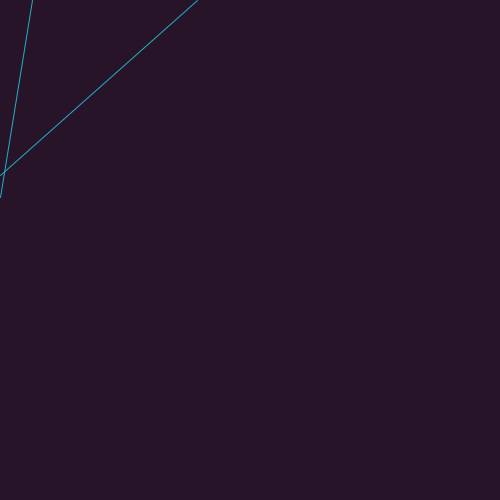
Frame 1 (no input)
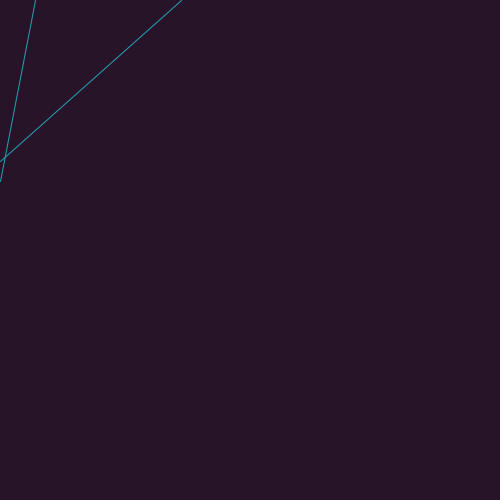
Frame 60 (the mouse pressed at the canvas centre just before this capture)
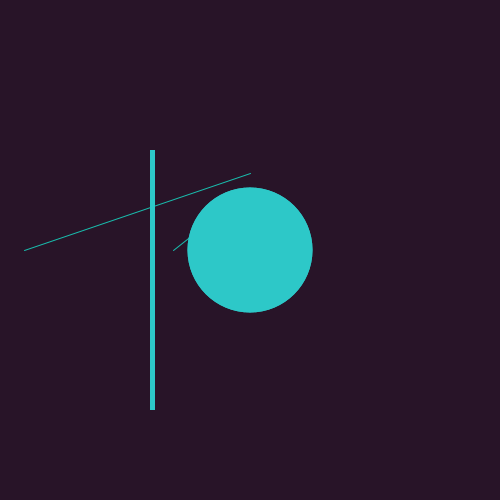
Frame 120 (the mouse held since frame 60 and released just before this capture)

The Processing sketch that drew these frames (run headless with seeded random() and noise(); from frame 60 on, the mouse is pressed at the canvas centre):

// Processing sketch: processing_99577
// ── processing_99577.pde

void setup()
{
  size(500,500);
}
 
void draw()
{
   
   
  background(40,20,40);
   
  int a= int(random(20,40));
  int b= int(random(150,250));
  int c= int(random(150,200));
   
  stroke(a,b,c);
  line(mouseX,b,c,mouseY);
  line(mouseX,c,a,mouseY);
   
  frameRate(20);
   
  noStroke();

   
  float x;
  float ix;
  float y;
  float iy;
  x=mouseX;
  ix=width-mouseX;
  y=mouseY;
  iy=height-mouseY;
  fill(45,200,200,ix+10);
  ellipse(ix,height/2,mouseX/2,mouseX/2);
  
  fill(45,200,200,iy+10);
  ellipse(width/2,iy,mouseY/2,mouseY/2);
  
  fill(45,200,200,iy+10);
  rect(x-100,ix-100,5,y+10);
}
